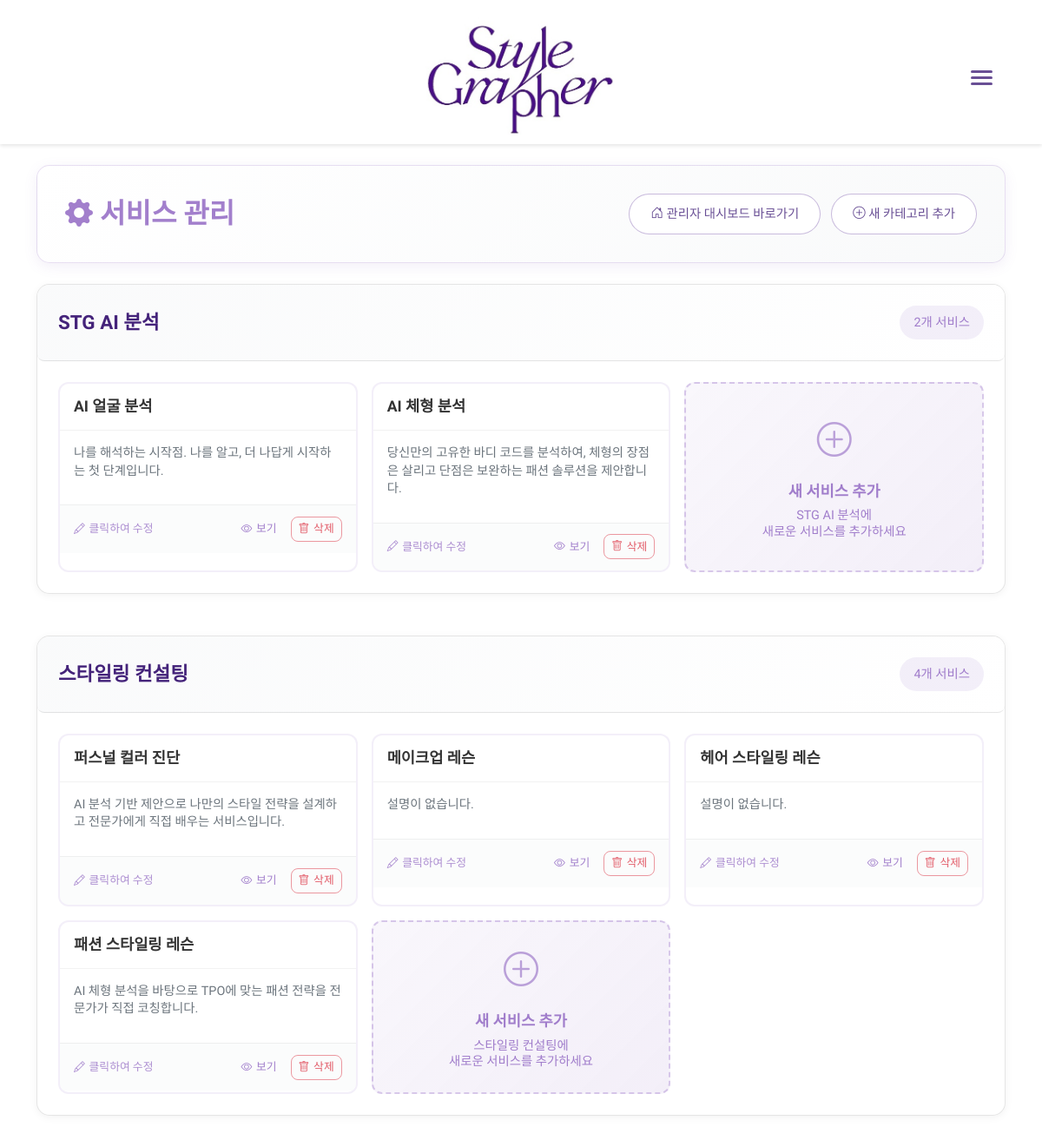
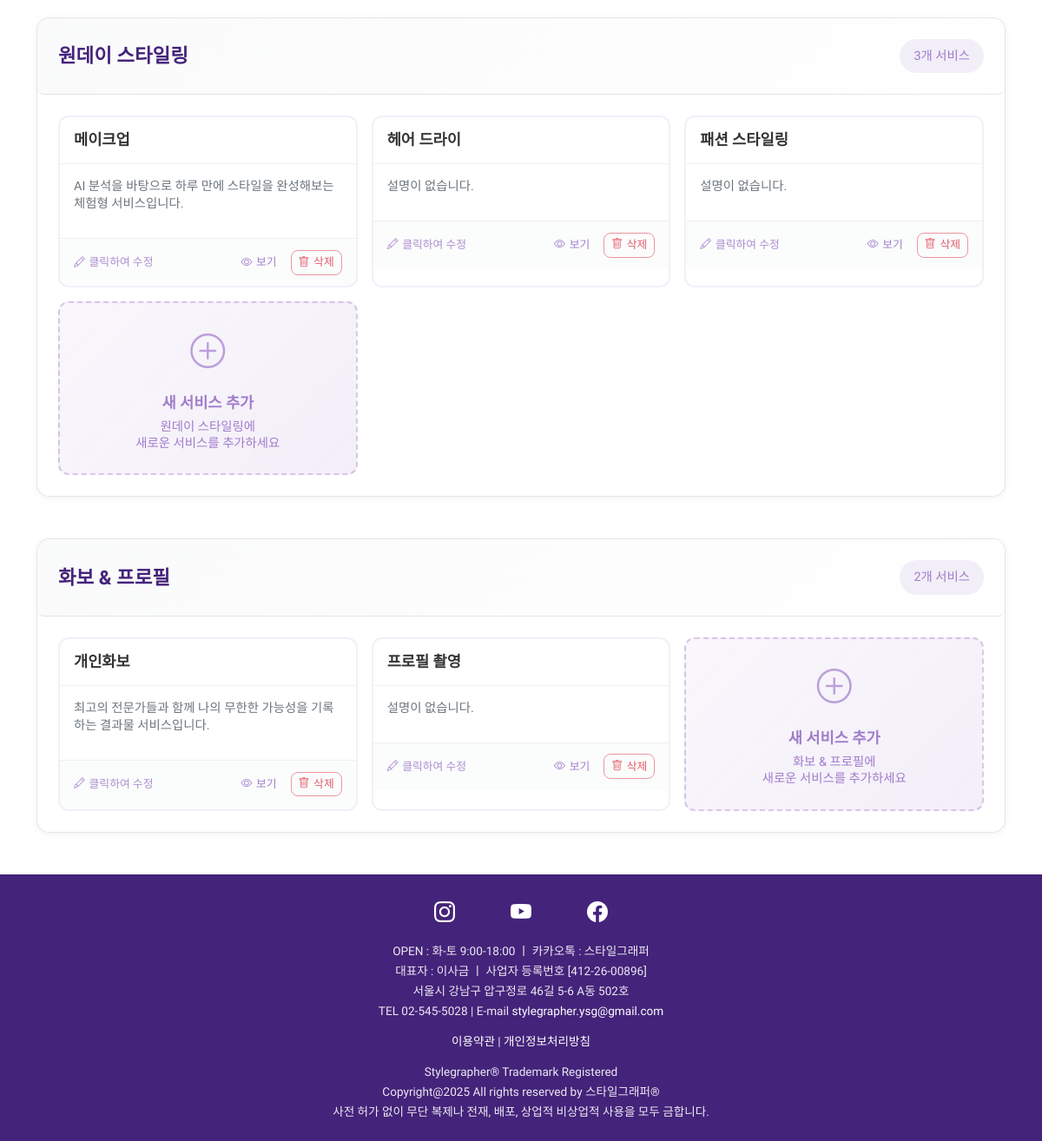
/admin/services (signed in), run on the app's committed database (2 pictures, top to bottom).
### models.py (models this page shows)
class Service(db.Model):
    id = db.Column(db.Integer, primary_key=True)
    name = db.Column(db.String(100), nullable=False)
    description = db.Column(db.Text, nullable=False)
    category = db.Column(db.String(50))
    details = db.Column(db.Text)  # JSON 형식으로 저장
    packages = db.Column(db.Text)  # JSON 형식으로 저장

class ServiceOption(db.Model):
    id = db.Column(db.Integer, primary_key=True)
    service_id = db.Column(db.Integer, db.ForeignKey('service.id'), nullable=False)
    name = db.Column(db.String(100), nullable=False)
    description = db.Column(db.Text)  # 기본 설명 - index page 카드에 표시
    detailed_description = db.Column(db.Text)  # 상세 설명 - 서비스 상세 페이지에 표시
    details = db.Column(db.Text)  # JSON 형식으로 저장 (상세 내용 리스트)
    packages = db.Column(db.Text)  # JSON 형식으로 저장 (패키지 및 가격 정보)
    booking_method = db.Column(db.Text)  # 예약 방법
    payment_info = db.Column(db.Text)  # 제작비 결제 방식
    guide_info = db.Column(db.Text)  # 안내 사항
    refund_policy = db.Column(db.Text)  # 예약 변경 및 환불 규정 (구 버전 호환용)
    refund_policy_text = db.Column(db.Text)  # 환불 규정 기본 안내
    refund_policy_table = db.Column(db.Text)  # 환불 규정 테이블 데이터
    overtime_charge_table = db.Column(db.Text)  # 시간외 업차지 테이블 데이터
    service = db.relationship('Service', backref=db.backref('options', lazy=True, cascade="all, delete-orphan"))

### routes/admin.py (the view)
@admin.route('/services')
@login_required
def list_services():
    services = Service.query.all()
    return render_template('admin/services.html', services=services)

### models.py (called while the page is built)
    @classmethod
    def get_current_settings(cls):
        settings = cls.query.first()
        if not settings:
            settings = cls()
            db.session.add(settings)
            db.session.commit()
        return settings

    def get_main_color_rgb(self):
        return f"{self.main_color_r}, {self.main_color_g}, {self.main_color_b}"

    def get_sub_color_rgb(self):
        return f"{self.sub_color_r}, {self.sub_color_g}, {self.sub_color_b}"

    def get_background_color_rgb(self):
        return f"{self.background_color_r}, {self.background_color_g}, {self.background_color_b}"

    def get_main_color_hex(self):
        return f"#{self.main_color_r:02x}{self.main_color_g:02x}{self.main_color_b:02x}"

    def get_sub_color_hex(self):
        return f"#{self.sub_color_r:02x}{self.sub_color_g:02x}{self.sub_color_b:02x}"

    def get_background_color_hex(self):
        return f"#{self.background_color_r:02x}{self.background_color_g:02x}{self.background_color_b:02x}"

### templates/admin/services.html (shortened to what this page needs)
{% extends "base.html" %}
{% block content %}
<div class="container mt-4">
    <div class="admin-header mb-4">
        <h2 class="admin-title">
            <i class="bi bi-gear-fill"></i> 서비스 관리
        </h2>
        <div class="admin-actions">
            <a href="{{ url_for('admin.dashboard') }}" class="btn btn-outline-primary me-2">
                <i class="bi bi-house-door"></i> 관리자 대시보드 바로가기
            </a>
            <a href="{{ url_for('admin.add_category') }}" class="btn btn-primary">
                <i class="bi bi-plus-circle"></i> 새 카테고리 추가
            </a>
        </div>
    </div>
    {% set service_categories = {
        'ai_analysis': {'name': 'STG AI 분석', 'color': '#6f42c1'},
        'consulting': {'name': '스타일링 컨설팅', 'color': '#0d6efd'},
        'oneday': {'name': '원데이 스타일링', 'color': '#20c997'},
        'photo': {'name': '화보 & 프로필', 'color': '#fd7e14'}
    } %}
    {% for category_key, category_info in service_categories.items() %}
        {% set category_services = services | selectattr('category', 'equalto', category_key) | list %}
        {% if category_services %}
        {% set total_options = category_services | map(attribute='options') | sum(start=[]) | list %}
        <div class="service-category-section mb-5">
            <div class="category-header">
                <h3 class="category-title" style="color: {{ category_info.color }}">
                    {{ category_info.name }}
                </h3>
                <div class="category-stats">
                    {{ total_options | length }}개 서비스
                </div>
            </div>
            <div class="category-body">
                <div class="options-grid">
                    {% for service in category_services %}
                        {% for option in service.options %}
                        <div class="option-card" onclick="editOption({{ option.id }})">
                            <div class="option-card-header">
                                <h4 class="option-name">{{ option.name }}</h4>
                            </div>
                            <div class="option-card-body">
                                <p class="option-description">{{ option.description or '설명이 없습니다.' }}</p>
                            </div>
                            <div class="option-card-footer">
                                <div class="edit-hint">
                                    <i class="bi bi-pencil"></i> 클릭하여 수정
                                </div>
                                <div class="footer-actions">
                                    <a href="{{ url_for('main.service_option_detail', id=option.id) }}"
                                       class="view-link" target="_blank" onclick="event.stopPropagation();">
                                        <i class="bi bi-eye"></i> 보기
                                    </a>
                                    <button type="button" class="delete-btn"
                                            data-option-id="{{ option.id }}"
                                            data-option-name="{{ option.name }}"
                                            onclick="deleteOption(this, event)">
                                        <i class="bi bi-trash"></i> 삭제
                                    </button>
                                </div>
                            </div>
                        </div>
                        {% endfor %}
                    {% endfor %}
                    <div class="add-option-card" onclick="addNewOption('{{ category_key }}')">
                        <div class="add-option-content">
                            <div class="add-icon">
                                <i class="bi bi-plus-circle"></i>
                            </div>
                            <h4>새 서비스 추가</h4>
                            <p>{{ category_info.name }}에<br>새로운 서비스를 추가하세요</p>
                        </div>
                    </div>
                </div>
            </div>
        </div>
        {% endif %}
    {% endfor %}
    {% set uncategorized_services = services | rejectattr('category') | list %}
</div>
<link rel="stylesheet" href="https://cdn.jsdelivr.net/npm/bootstrap-icons@1.7.2/font/bootstrap-icons.css">
{% endblock %}

### static/css/style.css (style rules this page uses)
:root { --primary-purple: #663399; --light-purple: #9966cc; --dark-purple: #4B0082; --white: #ffffff; --black: #000000; }
body { margin: 0; padding: 0; font-family: 'Nanum Gothic', -apple-system, BlinkMacSystemFont, 'Segoe UI', 'Roboto', 'Helvetica Neue', Arial, sans-serif; line-height: 1.6; color: var(--black); }
.btn-primary, .btn-outline-primary, .btn { background-color: white; border: 1px solid rgba(var(--sub-color-rgb), 0.5); color: var(--main-color-alpha); padding: 0.4rem 2rem; border-radius: 20px; font-size: 0.9rem; transition: all 0.3s ease; text-decoration: none; }

### templates/base.html (style rules this page uses)
* { font-family: 'Nanum Gothic', -apple-system, BlinkMacSystemFont, 'Segoe UI', 'Roboto', 'Helvetica Neue', Arial, sans-serif; }
body { font-family: 'Nanum Gothic', -apple-system, BlinkMacSystemFont, 'Segoe UI', 'Roboto', 'Helvetica Neue', Arial, sans-serif; }
.category-header { color: white; text-decoration: none; font-size: 1.1rem; display: flex; align-items: center; justify-content: space-between; padding: 1rem 1.5rem; border-radius: 8px; transition: all 0.3s ease; font-weight: 600; cursor: pointer; background: none; border: none; width: 100%; }

### data on the page
Service: name "STG AI 분석", total_options "2"
ServiceOption: name "AI 얼굴 분석", description "나를 해석하는 시작점. 나를 알고, 더 나답게 시작하는 첫 단계입니다."
ServiceOption: name "AI 체형 분석", description "당신만의 고유한 바디 코드를 분석하여, 체형의 장점은 살리고 단점은 보완하는 패션 솔루션을 제안합니다."
Service: name "스타일링 컨설팅", total_options "4"
ServiceOption: name "퍼스널 컬러 진단", description "AI 분석 기반 제안으로 나만의 스타일 전략을 설계하고 전문가에게 직접 배우는 서비스입니다."
ServiceOption: name "메이크업 레슨", description "설명이 없습니다."
ServiceOption: name "헤어 스타일링 레슨", description "설명이 없습니다."
ServiceOption: name "패션 스타일링 레슨", description "AI 체형 분석을 바탕으로 TPO에 맞는 패션 전략을 전문가가 직접 코칭합니다."
Service: name "원데이 스타일링"
ServiceOption: name "메이크업", description "AI 분석을 바탕으로 하루 만에 스타일을 완성해보는 체험형 서비스입니다."
ServiceOption: name "헤어 드라이", description "설명이 없습니다."
ServiceOption: name "패션 스타일링", description "설명이 없습니다."
Service: name "화보 & 프로필", total_options "2"
ServiceOption: name "개인화보", description "최고의 전문가들과 함께 나의 무한한 가능성을 기록하는 결과물 서비스입니다."
ServiceOption: name "프로필 촬영", description "설명이 없습니다."
